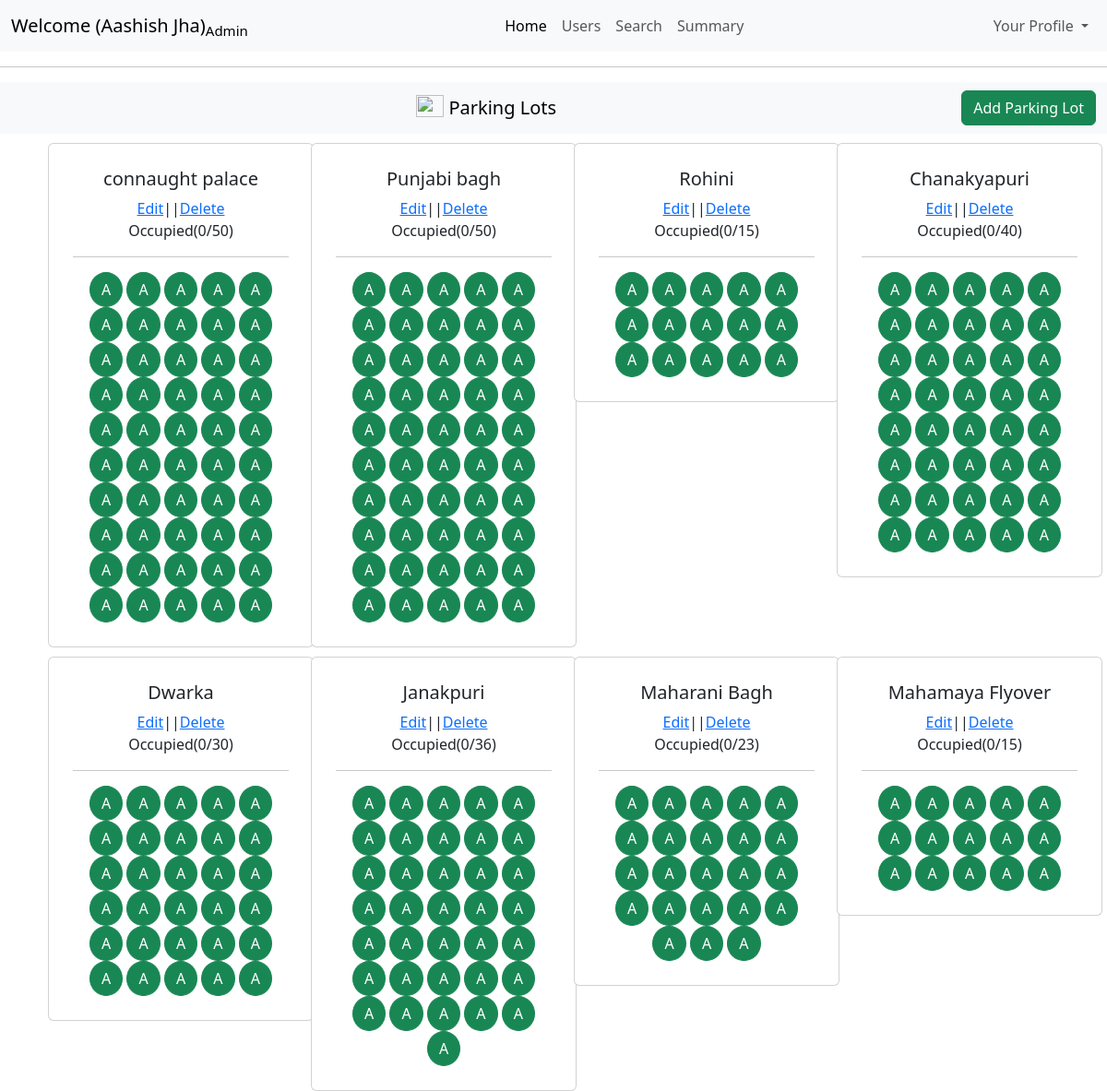
The app's page /admin/dashboard (signed in) with its own data.
### models/models.py (models this page shows)
class ParkingLot(db.Model):
    id=db.Column(db.Integer(),primary_key=True)
    location_name = db.Column(db.String(250),nullable=False)
    pincode=db.Column(db.Integer(),nullable=False)
    price=db.Column(db.Integer(),nullable=False)
    max_spots=db.Column(db.Integer(),nullable=False)
    address=db.Column(db.String(250),nullable=False)
    occupied=db.Column(db.Integer(),default=0)

### controllers/controllers.py (the view)
@controllers.route("/admin/dashboard", methods=['GET','POST'])
def admindashboard():
    parkinglot=ParkingLot.query.all()
    print("ram")
    return render_template("admindashboard.html",fullname=session["fullname"]
                           ,status=session["status"],
                           role=session["role"],parkinglot=parkinglot)

### templates/adminDashboard.html (shortened to what this page needs)
<!DOCTYPE html>
<html lang="en">
<head>
    <link href="https://cdn.jsdelivr.net/npm/bootstrap@5.3.7/dist/css/bootstrap.min.css" rel="stylesheet">
</head>
<body>
    <nav class="navbar navbar-expand-lg bg-body-tertiary">
  <div class="container-fluid">
    <a class="navbar-brand " href="#">Welcome ({{session['fullname']}})<sub>Admin</sub></a>
    <div class="collapse navbar-collapse" id="navbarNavDropdown">
      <ul class="navbar-nav ms-auto">
        <li class="nav-item">
          <a class="nav-link active" aria-current="page" href="#">Home</a>
        </li>
        <li class="nav-item">
          <a class="nav-link" href="/admin/dashboard/users">Users</a>
        </li>
        <li class="nav-item">
          <a class="nav-link" href="/admin/dashboard/search">Search</a>
        </li>
        <li class="nav-item">
          <a class="nav-link" href="/admin/dashboard/summary">Summary</a>
        </li>
    </ul>
    <ul class="navbar-nav ms-auto">
        <li class="nav-item dropdown">
          <a class="nav-link dropdown-toggle" href="#" role="button" data-bs-toggle="dropdown" aria-expanded="false">
            Your Profile
          </a>
        </li>
      </ul>
    </div>
  </div>
</nav>
<hr>
<nav class="navbar bg-body-tertiary">
  <div class="container-fluid text-center">
    <a class="navbar-brand mx-auto " href="#">
      <img src="https://images.pexels.com/photos/164634/pexels-photo-164634.jpeg?_gl=1*1rfblvq*_ga*MTY5NDc0NzA3NC4xNzUzMjk4NzE5*_ga_8JE65Q40S6*czE3NTMyOTg3MTgkbzEkZzEkdDE3NTMyOTg3MjMkajU1JGwwJGgw" width="30" height="24" class="d-inline-block align-text-top" style="align-content: center;">
      Parking Lots
    </a>
<a href="/admin/dashboard/addparkinglot" class="btn btn-success">
  Add Parking Lot
</a>  </div>
</nav>
<div class="container">
    <div class="row">
      {% for lot in parkinglot %}
        <div class="col-md-3 col-sm-6">
        <div class="card " style="width: 18rem;  margin-left: 10px; margin-top: 10px;">
        <div class="card-body text-center" style="margin:10px">
        <h5 class="card-title">{{lot.location_name}}</h5>
        <span style="align-content: center;"><a href="/admin/dashboard/editlot/{{ lot.id }}">Edit</a>||<a href="/admin/dashboard/deletelot/{{ lot.id }}">Delete</a></span>
        <p>Occupied({{lot.occupied}}/{{lot.max_spots}})</p>
        <hr>
     {% set avail=lot.max_spots-lot.occupied %}
    {% for i in range(avail)%}
    <button type="button" class="btn btn-success" style="border-radius: 50%;">A</button>
     {% endfor %}
    </div>
    </div>
    </div>
     {% endfor %}
  </div>
</div>
</body>
</html>

### records on screen
ParkingLot: location_name "connaught palace", occupied "0", max_spots "50"
ParkingLot: location_name "Punjabi bagh", occupied "0", max_spots "50"
ParkingLot: location_name "Rohini", occupied "0", max_spots "15"
ParkingLot: location_name "Chanakyapuri", occupied "0", max_spots "40"
ParkingLot: location_name "Dwarka", occupied "0", max_spots "30"
ParkingLot: location_name "Janakpuri", occupied "0", max_spots "36"
ParkingLot: location_name "Maharani Bagh", occupied "0", max_spots "23"
ParkingLot: location_name "Mahamaya Flyover", occupied "0", max_spots "15"

### other values on screen
{{ session['fullname'] }} "Aashish Jha"
